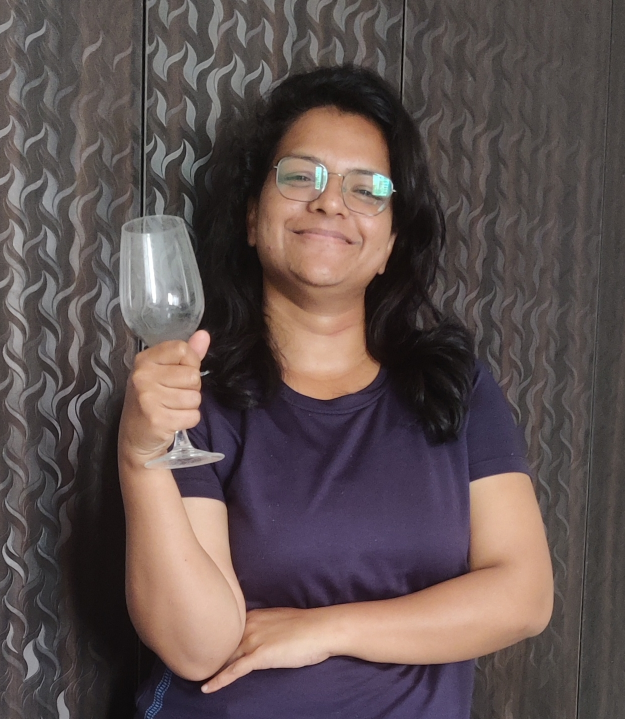
#> input picture winewithme.jpg, 1250 x 1438 px (shown at 1/2 size)
$ jupyter execute --allow-errors Yolo1.ipynb   (shell and % lines are left out)
#> lines starting #> are read from the running program, lines starting #| are printed output that depends on the picture
[cell 1]
import cv2
import numpy as np
from google.colab.patches import cv2_imshow

#> (a cell that did not finish here is left out)

[cell 3]
img = cv2.imread("winewithme.jpg")
#> img is the input picture: shape (1438, 1250, 3); mean B, G, R 80.8, 82.1, 95.5
img = cv2.resize(img, None, fx=0.4, fy=0.4)
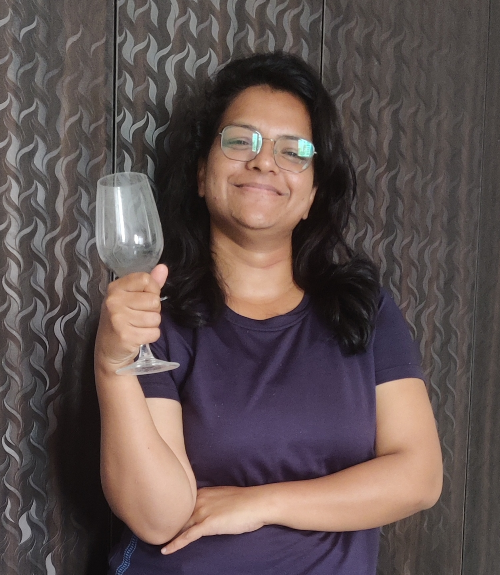
#> img: shape (575, 500, 3); mean B, G, R 80.8, 82, 95.5
height, width, channels = img.shape
#> height = 575; width = 500; channels = 3
cv2_imshow(img)

[cell 4]
blob = cv2.dnn.blobFromImage(img, 1/255, (416, 416), (0, 0, 0), True, crop=False)
#> (the rest of this cell did not finish here and is left out)

[cell 5]
class_ids = []
confidences = []
boxes = []
#> (the rest of this cell did not finish here and is left out)

[cell 6]
indexes = cv2.dnn.NMSBoxes(boxes, confidences, 0.5, 0.4)

[cell 7]
font = cv2.FONT_HERSHEY_PLAIN
for i in range(len(boxes)):
    if i in indexes:
        x, y, w, h = boxes[i]
        label = str(classes[class_ids[i]])
        color = colors[i]
        print(color)
        cv2.rectangle(img, (x, y), (x + w, y + h), color, 2)
        cv2.putText(img, label, (x, y + 30), font, 3, color, 3)
cv2_imshow(img)
cv2.waitKey(0)
cv2.destroyAllWindows()
